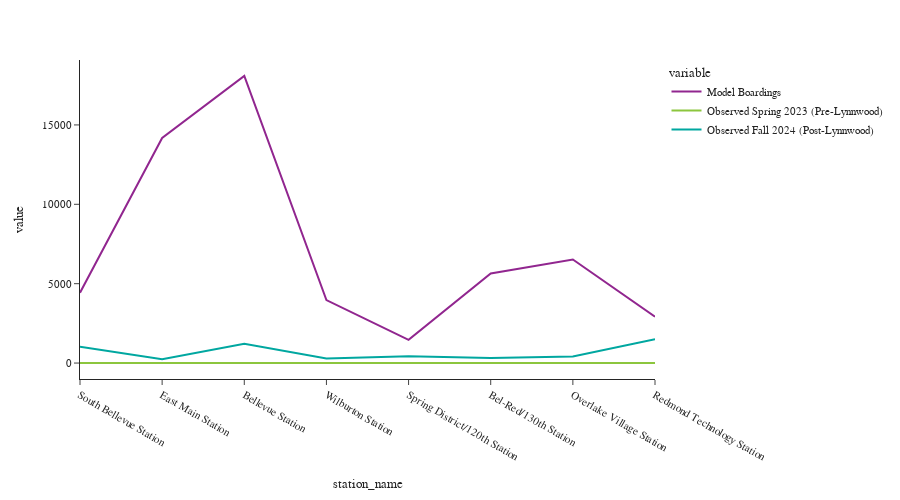

The notebook cell this image was saved under:
### Code cell
if df_2_line is not None:
    fig = px.line(df_2_line)
    fig.update_layout(height=500, width=900, font=dict(size=11),
                    yaxis_tickformat = '.00f')
    fig.show()

### Figure 1 — Plotly figure (JSON) as saved in the notebook; plotly's stock layout.template omitted (floating-point values rounded to 4 significant figures)
{"data": [{"hovertemplate": "variable=Model Boardings<br>station_name=%{x}<br>value=%{y}<extra></extra>", "legendgroup": "Model Boardings", "line": {"color": "#91268F", "dash": "solid"}, "marker": {"symbol": "circle"}, "mode": "lines", "name": "Model Boardings", "orientation": "v", "showlegend": true, "type": "scatter", "x": ["South Bellevue Station", "East Main Station", "Bellevue Station", "Wilburton Station", "Spring District/120th Station", "Bel-Red/130th Station", "Overlake Village Station", "Redmond Technology Station"], "xaxis": "x", "y": [4434.0, 14180.0, 18090.0, 3970.0, 1460.0, 5639.0, 6525.0, 2922.0], "yaxis": "y"}, {"hovertemplate": "variable=Observed Spring 2023 (Pre-Lynnwood)<br>station_name=%{x}<br>value=%{y}<extra></extra>", "legendgroup": "Observed Spring 2023 (Pre-Lynnwood)", "line": {"color": "#8CC63E", "dash": "solid"}, "marker": {"symbol": "circle"}, "mode": "lines", "name": "Observed Spring 2023 (Pre-Lynnwood)", "orientation": "v", "showlegend": true, "type": "scatter", "x": ["South Bellevue Station", "East Main Station", "Bellevue Station", "Wilburton Station", "Spring District/120th Station", "Bel-Red/130th Station", "Overlake Village Station", "Redmond Technology Station"], "xaxis": "x", "y": [0.0, 0.0, 0.0, 0.0, 0.0, 0.0, 0.0, 0.0], "yaxis": "y"}, {"hovertemplate": "variable=Observed Fall 2024 (Post-Lynnwood)<br>station_name=%{x}<br>value=%{y}<extra></extra>", "legendgroup": "Observed Fall 2024 (Post-Lynnwood)", "line": {"color": "#00A7A0", "dash": "solid"}, "marker": {"symbol": "circle"}, "mode": "lines", "name": "Observed Fall 2024 (Post-Lynnwood)", "orientation": "v", "showlegend": true, "type": "scatter", "x": ["South Bellevue Station", "East Main Station", "Bellevue Station", "Wilburton Station", "Spring District/120th Station", "Bel-Red/130th Station", "Overlake Village Station", "Redmond Technology Station"], "xaxis": "x", "y": [1031.0, 234.0, 1212.0, 293.0, 424.0, 311.0, 418.0, 1499.0], "yaxis": "y"}], "layout": {"font": {"size": 11}, "height": 500, "legend": {"title": {"text": "variable"}, "tracegroupgap": 0}, "margin": {"t": 60}, "width": 900, "xaxis": {"anchor": "y", "domain": [0.0, 1.0], "title": {"text": "station_name"}}, "yaxis": {"anchor": "x", "domain": [0.0, 1.0], "tickformat": ".00f", "title": {"text": "value"}}}}
